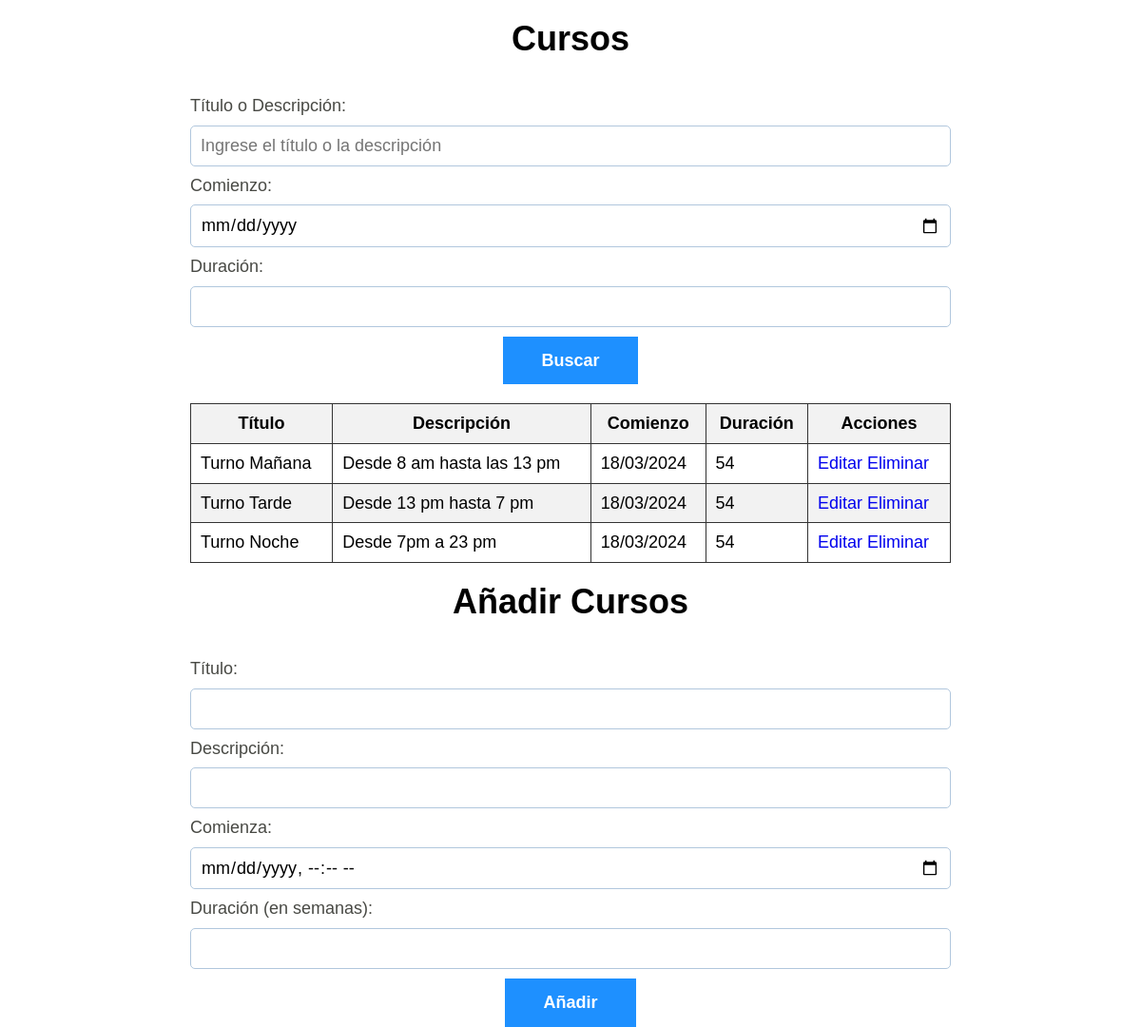
The app's page /admin/cursos.php (signed in) with its own data.
### tables this page shows
CREATE TABLE `cursos` (
  `id` int(11) NOT NULL,
  `title` varchar(255) NOT NULL,
  `description` varchar(255) NOT NULL,
  `begin` timestamp NOT NULL DEFAULT current_timestamp(),
  `duration` int(3) NOT NULL,
  `date` timestamp NOT NULL DEFAULT current_timestamp()
);

### admin/cursos.php (the view, shortened to what this page needs)
<?php
include("../config/sesion.php");
$search = isset($_GET['search']) ? $_GET['search'] : '';
$begin = isset($_GET['begin']) ? $_GET['begin'] : '';
$duration = isset($_GET['duration']) ? $_GET['duration'] : '';
$base_url = 'cursos.php';
$query = "SELECT * FROM `cursos` WHERE 1";
$get_courses = $conn->prepare($query);
$get_courses->execute();
$resultados = $get_courses->fetchAll();
$num_cursos_por_pagina = 3;
$total_resultados = count($resultados);
$total_paginas = ceil($total_resultados / $num_cursos_por_pagina);
$pagina_actual = isset($_GET['pagina']) ? min(max(1, $_GET['pagina']), $total_paginas) : 1;
$inicio = ($pagina_actual - 1) * $num_cursos_por_pagina;
$resultados_paginados = array_slice($resultados, $inicio, $num_cursos_por_pagina);
?>
<!DOCTYPE html>
<html lang="en">
<head>
    <link rel="stylesheet" href="../build/css/app.css" />
</head>
<body>
    <h2>Cursos</h2>
    <div class="bloques">
        <form class="formulario" method="GET" action="<?= $base_url ?>">
            <label for="search" class="formulario__label">Título o Descripción:</label>
            <input class="formulario__input" type="text" name="search" placeholder="Ingrese el título o la descripción" value="<?= htmlspecialchars($search) ?>">
            <label for="begin" class="formulario__label">Comienzo:</label>
            <input class="formulario__input" type="date" name="begin" id="begin" value="<?= htmlspecialchars($begin) ?>">
            <label for="duration" class="formulario__label">Duración:</label>
            <input class="formulario__input" type="number" name="duration" id="duration" value="<?= htmlspecialchars($duration) ?>">
            <button class="formulario__submit" type="submit">Buscar</button>
        </form>
        <table>
            <thead>
                <tr>
                    <th>Título</th>
                    <th>Descripción</th>
                    <th>Comienzo</th>
                    <th>Duración</th>
                    <th>Acciones</th>
                </tr>
            </thead>
            <tbody>
                <?php foreach ($resultados_paginados as $curso) { ?>
                    <tr>
                        <td><?= $curso['title']; ?></td>
                        <td><?= $curso['description']; ?></td>
                        <td><?= date('d/m/Y', strtotime($curso['begin'])); ?></td>
                        <td><?= $curso['duration']; ?></td>
                        <td><a href="updateCourse?id=<?= $curso["id"] ?>">Editar</a> <a href="deleteCourse?id=<?= $curso['id'] ?>">Eliminar</a></td>
                    </tr>
                <?php } ?>
            </tbody>
        </table>
    </div>
    <h2>Añadir Cursos</h2>
    <div class="bloques">
        <form action="cursos.php" method="POST" class="formulario">
            <label for="title" class="formulario__label">Título:</label>
            <input class="formulario__input" type="text" name="title" id="title" value="<?php echo isset($_POST['title']) ? htmlspecialchars($_POST['title']) : ''; ?>" />
            <label for="description" class="formulario__label">Descripción:</label>
            <input class="formulario__input" type="text" name="description" id="description" value="<?php echo isset($_POST['description']) ? htmlspecialchars($_POST['description']) : ''; ?>" />
            <label for="begin" class="formulario__label">Comienza:</label>
            <input class="formulario__input" type="datetime-local" name="begin" id="begin" value="<?php echo isset($_POST['begin']) ? htmlspecialchars($_POST['begin']) : ''; ?>" />
            <label for="duration" class="formulario__label">Duración (en semanas):</label>
            <input class="formulario__input" type="number" name="duration" id="duration" value="<?php echo isset($_POST['duration']) ? htmlspecialchars($_POST['duration']) : ''; ?>" />
            <input class="formulario__submit" type="submit" value="Añadir">
        </form>
    </div>
</body>
</html>

### build/css/app.css (style rules this page uses)
* { list-style:none }
html { box-sizing:border-box;font-size:62.5%;height:100% }
*,:after,:before { box-sizing:inherit }
body { font-family:Outfit,sans-serif;font-size:1.8rem }
a { text-decoration:none }
html { line-height:1.15;-webkit-text-size-adjust:100% }
body { margin:0 }
a { background-color:transparent }
button,input,optgroup,select,textarea { font-family:inherit;font-size:100%;line-height:1.15;margin:0 }
button,input { overflow:visible }
button,select { text-transform:none }
[type=button],[type=reset],[type=submit],button { -webkit-appearance:button }
h1,h2,h3 { font-family:Outfit,sans-serif;font-weight:900;margin:2rem 0;text-align:center }
h2 { font-size:3.6rem }
.bloques { margin:0 auto;width:min(95%,80rem) }
@media (min-width:768px) { .bloques { margin-top:3rem } }
.formulario { display:flex;flex-direction:column }
.formulario__label { color:rgba(26,27,21,.8);display:block;font-size:1.8rem;margin-top:1rem }
.formulario__input,.formulario__input--sociales,.formulario__select,.formulario__select--sociales { border:1px solid #b1c7dd;border-radius:.5rem;margin-top:1rem;padding:1rem }
.formulario__submit { align-self:flex-start;background-color:#1e90ff;border:none;color:#fff;display:inline-block;font-size:1.8rem;font-weight:700;margin:1rem auto 0;padding:1.5rem 4rem;text-align:center;transition-duration:.3s;transition-property:background-color;width:100%;width:auto }
table { border-collapse:collapse;margin-top:20px;width:100% }
table,td,th { border:1px solid #333 }
td,th { padding:10px }
th,tr:nth-child(2n) { background-color:#f2f2f2 }

### records on screen
cursos: title "Turno Mañana", description "Desde 8 am hasta las 13 pm", begin "18/03/2024", duration "54"
cursos: title "Turno Tarde", description "Desde 13 pm hasta 7 pm", begin "18/03/2024", duration "54"
cursos: title "Turno Noche", description "Desde 7pm a 23 pm", begin "18/03/2024", duration "54"
